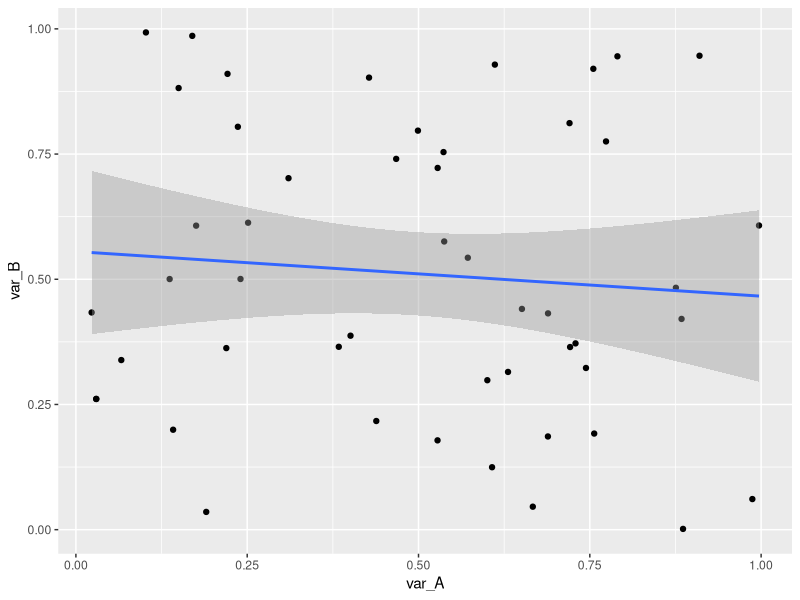
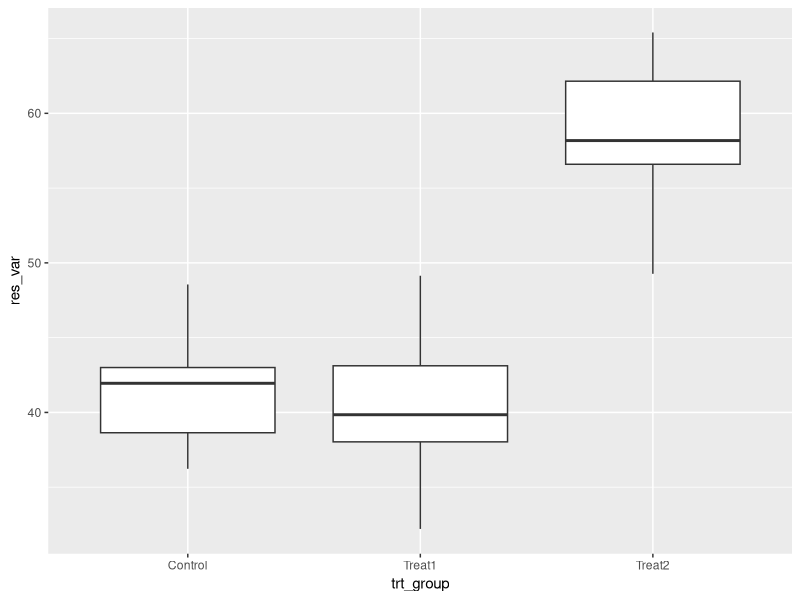
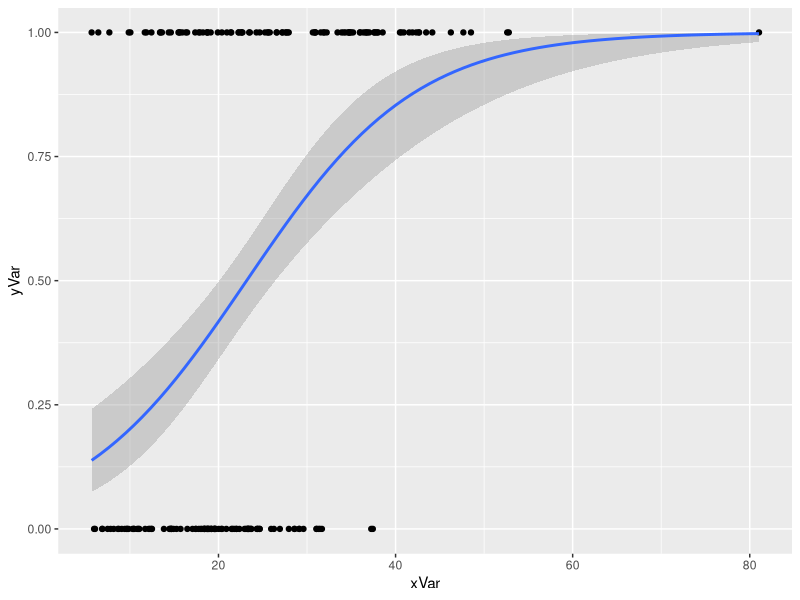
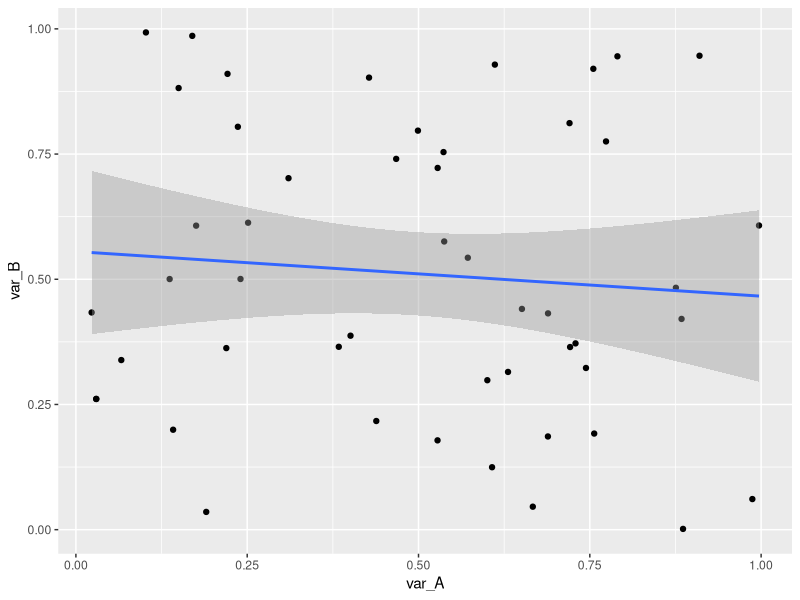
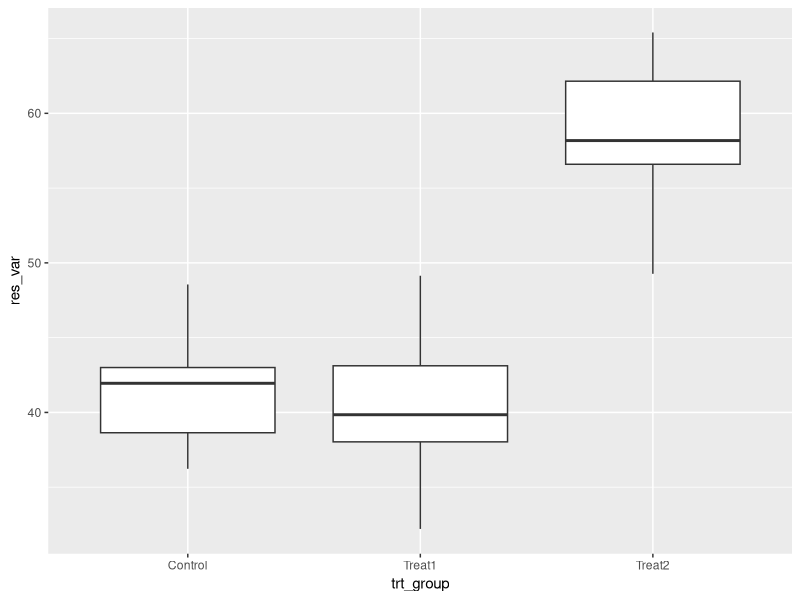
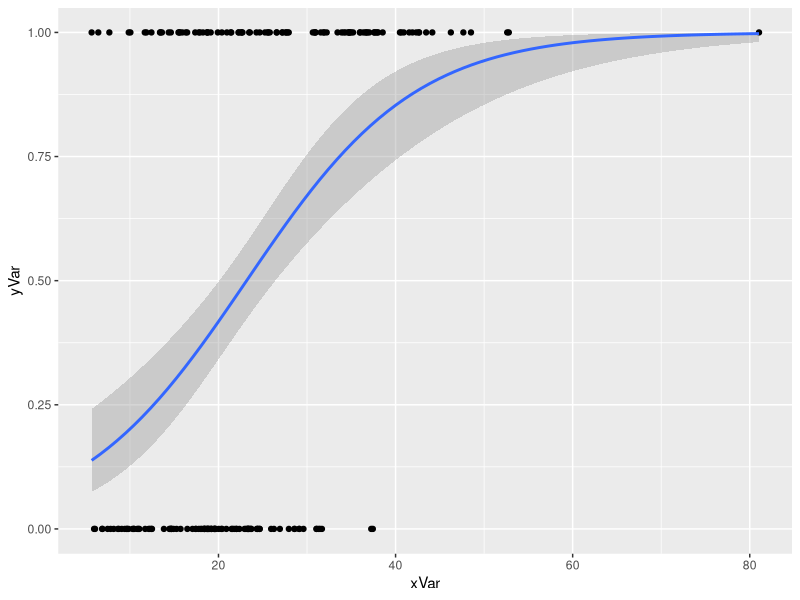

The R source for these figures, in order:
#Statistical Relationship /Analysos
# Isaac Racine
# 2.25.21


#-----------CAUSE AND EFFECT RELATIONSHIPS----------
#measured in vars x and y
# NULL: X nd y do not affect eachother
# X causes Y

#approriate controls, random, manipulation, repetition
#does not give much insight of how x affects y

#IF neither were manipulated then must consider
    # y affects X
    # both x and y afect eachother : recpircal feedback loop
    # x and y don't affect eachother, but affected by var Z

#----------- Types of Variables-------------

#Discrete: distinct categores (species, sexes, treatments)
    #represented with character string

#Continuous: measured w real nums on a continuous scales
    #mass, length, vol
    #represented with numeric

#                 Response Continuous        Response Discrete
#Predictor Cont       linear reg              logistic reg
#Predictor Discret      ANOVA             Contingency Table  

    #linear reg: y = a + bx, then NULL: b = 0 or slope = 0
      #scatter plot: each data point represented in graph
    #ANOVA: NULL: the avg of response var among treatment groups does not differ
      #box plot: shows mean and vars of each compared groups
    #logistic regression
      #scatter plot???
    #Contingency Table Analysis
      # mosaic plot or bar graph

#-----------------PRACTICE-------------------------

library(tidyverse)
library(ggplot2)


#------------ Linear Regression Practice --------------------
#df construction for regression analysis
n <- 50 # num of obs (rows)
var_A <- runif(n) #rand uniform (independent var, x)
var_B <- runif(n) # random uniform (dependent)
var_C <- 5.5 + var_A * 10 # create noisy linear rltnship w varA

ID <- 1:n

reg_data <- data.frame(ID, var_A, var_B, var_C)
head(reg_data)
str(reg_data)

#regression analysis in R
reg_model <- lm(var_B ~ var_A, data = reg_data) #varB is a function of varA

print(reg_model)
str(reg_model)
head(reg_model$residuals) #contains residuals

#summary has the elments that we need
summary(reg_model)

z <- unlist(summary(reg_model))

reg_stats <- list(intercept = z$coefficients1,
                  slope = z$coefficients2,
                  intercept_p = z$coefficients7, #null slope
                  slope_p = z$coefficients8,
                  r2 = z$r.squared)

print(reg_stats)                  
#easy to add important values after making list

reg_stats$r2
reg_stats[[5]]
reg_stats[5] #NO! this is just a list item

#PLOTTING
reg_plot <- ggplot(reg_data) +
  aes(x = var_A, y = var_B) +
  geom_point() +
  stat_smooth(method = lm, se = 0.99) #default = 0.95

print(reg_plot)
ggsave(filename = "RegressionPlotPractice.pdf",
       plot = reg_plot,
       device = "pdf")

#-------------------ANOVA----------------------
n_group <- 3 # num of treatment groups
n_name <- c("Control", "Treat1", "Treat2") #names of groups
n_size <- c(12, 17, 9) #sample sizes for each treatment

#BEST to have 10 sample sizes for each treatment!!!!!!

n_mean <- c(40, 41, 60) #mean responses
n_sd <- c(5, 5, 5)  #sd of each group

#one of the assumptions is that their vars a relatively equal
#if not can preform transformations to better fit

ID <- 1:sum(n_size) #create unique ID

res_var <- c(rnorm(n = n_size[1], mean = n_mean[1],
                   sd = n_sd[1]),
             rnorm(n = n_size[2], mean = n_mean[2],
                   sd = n_sd[2]),
             rnorm(n = n_size[3], mean = n_mean[3],
                   sd = n_sd[3]))

trt_group <- rep(n_name, n_size)  #matches item by item             
ano_data <- data.frame(ID, trt_group, res_var)
head(ano_data)

# anaylsis of variance
ano_model <- aov(res_var ~ trt_group, ano_data)
print(ano_model)

z <- summary(ano_model)
print(z)
flat_out <- unlist(z)
ano_stats <- list(f_ratio <- unlist(z)[7], 
                  f_pval <- unlist(z)[9])
print(ano_stats)

#basic graphis w ggplot
ano_plot <- ggplot(ano_data) +
  aes(x = trt_group, y = res_var) +
  geom_boxplot()
print(ano_plot)

ggsave(filename = "ANOVAPlotPractice.pdf",
       plot=ano_plot,
       device = "pdf")


#------------------Logistic Regression--------------
#NULL: getting 0 or 1 is independent of x value
    #predicts the regression line is flat at 0.5

#construct df
x_var <- sort(rgamma(n=200, shape = 5, scale = 5)) #continuous
y_var <- sample(rep(c(1,0), each = 100), prob = seq_len(200))
lreg_data <- data.frame(ID = 1:200, xVar = x_var,
                        yVar = y_var)
head(lreg_data)

# analysis
lreg_model <- glm(yVar ~ xVar, data = lreg_data,
                  family = binomial(link = logit))
print(lreg_model)
summary(lreg_model)
summary(lreg_model)$coefficients

#plotting
lreg_plot <- ggplot(lreg_data) +
  aes(x = xVar, y = yVar) +
  geom_point() +
  stat_smooth(method = glm,   #this is where they differ
              method.args = list(family = binomial))   
print(lreg_plot)

ggsave(filename = "LogisticRegPlotPractice.pdf",
       plot = lreg_plot,
       device = "pdf")


#------------------Contingency Table------------